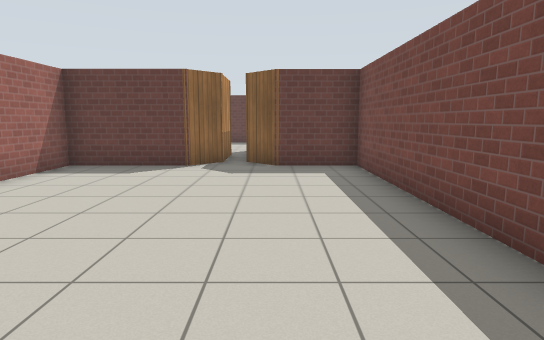
[1] (above)

12 first-person views from a walk through a world built for the Gazebo simulator. The camera is 1.2 m above the floor, tilts 8° down and sees 75° across. The floor is counted in squares, 1 m on a side. Each view is taken from the middle of a square. On the plan, view 1 faces up. The plan holds only what a view shows up to about 14 squares ahead; the rest is blank. The place goes on beyond the plan. Simple patterns stand in for the simulator's built-in surfaces.

[2]
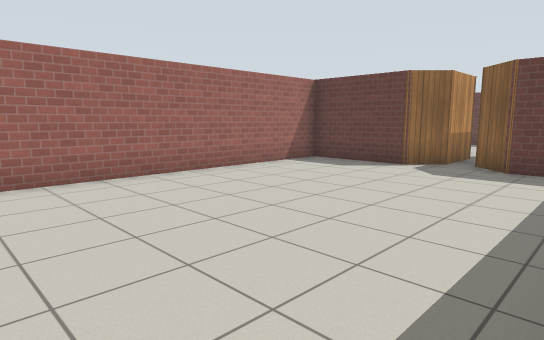

[3]
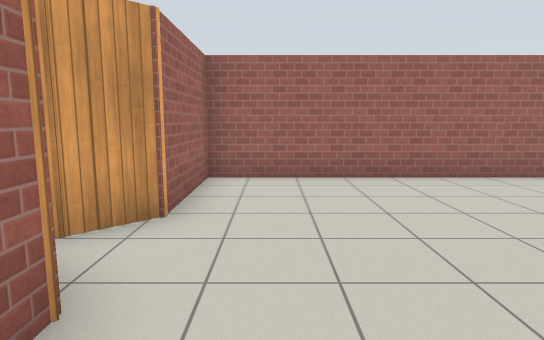

[4]
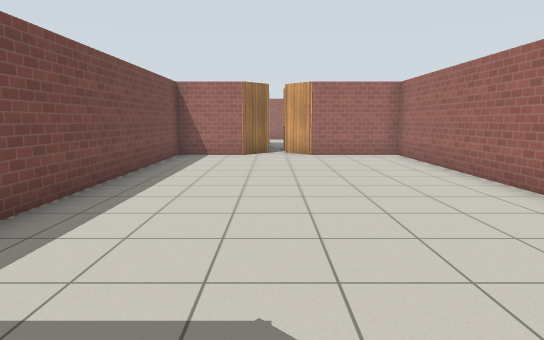

[5]
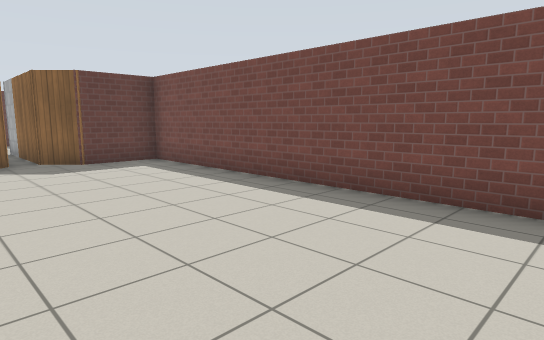

[6]
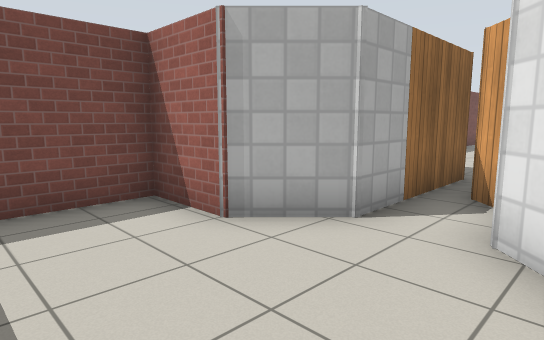

[7]
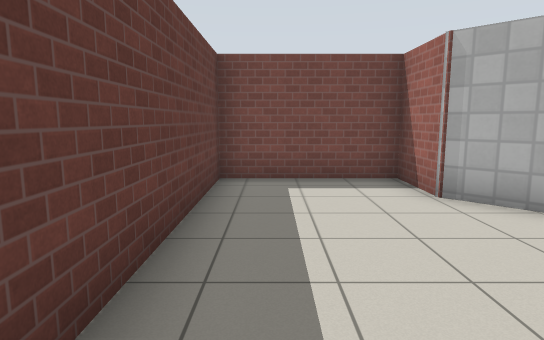

[8]
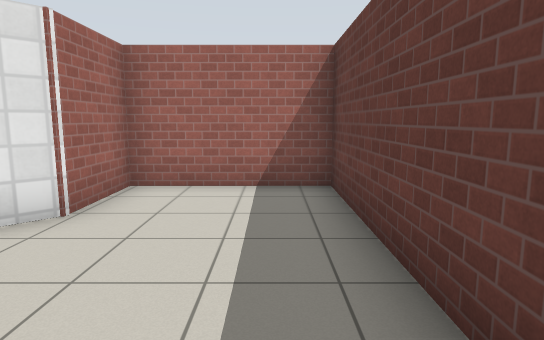

[9]
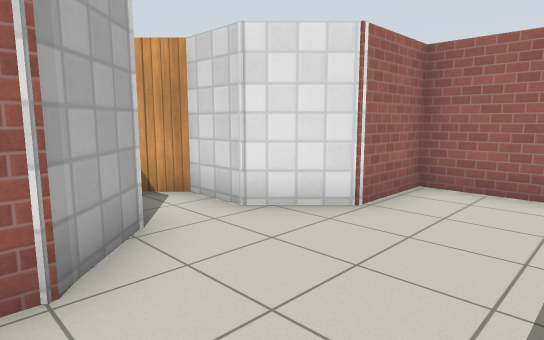

[10]
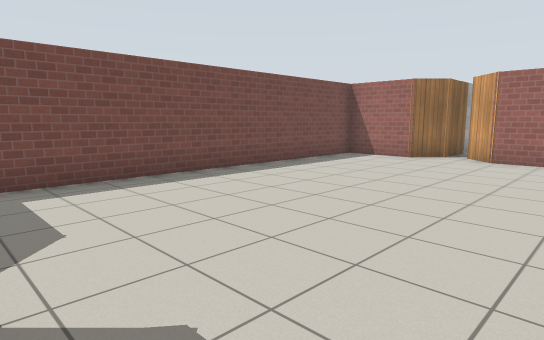

[11]
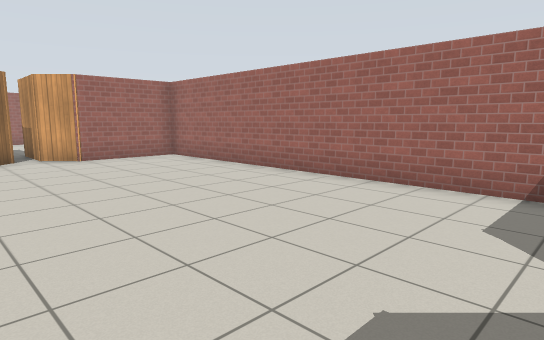

[12]
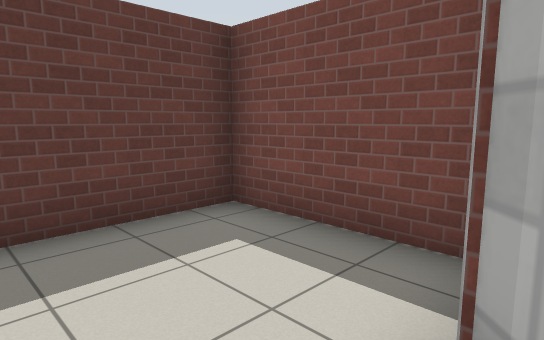

### Floor plan
Points are (right, up) in squares from view 1. A wall is a line through its corners. A room is listed if a view was taken in it or the views show most of it. See-through windows are left out.
Room 1 (views 1, 2, 3, 4, 5, 10, 11)
walls: (-0.9, -3.2) (0, -2.3) (2.3, -2.3) (2.3, 9.4) (0.1, 9.4) (-0.7, 10.2) (-0.7, 14.2); (-2.2, 14.2) (-2.2, 12.9) (-1.4, 12.1) (-1.4, 10.2) (-2.2, 9.4) (-5.4, 9.4) (-5.4, -2.3) (-2.4, -2.3) (-1.4, -3.3)
ways out: opening at (-1, 14) to room 2
Room 2 (views 6, 7, 8, 9, 12)
walls: (-0.7, 14.2) (0.5, 15.4) (2.3, 15.4) (2.3, 19.1) (-5.4, 19.1) (-5.4, 15.4) (-3.4, 15.4) (-2.2, 14.2)
ways out: opening at (-1, 14) to room 1

Positions as (right, up) in squares from view 1, and headings:
1: (0, 0), facing up
2: (2, 0), facing up-left
3: (2, -1), facing left
4: (-1, 10), facing down
5: (-3, -1), facing up-right
6: (-3, 18), facing down-right
7: (-5, 18), facing right
8: (1, 18), facing left
9: (1, 18), facing down-left
10: (-5, 9), facing down-right
11: (1, 9), facing down-left
12: (-1, 15), facing up-right
